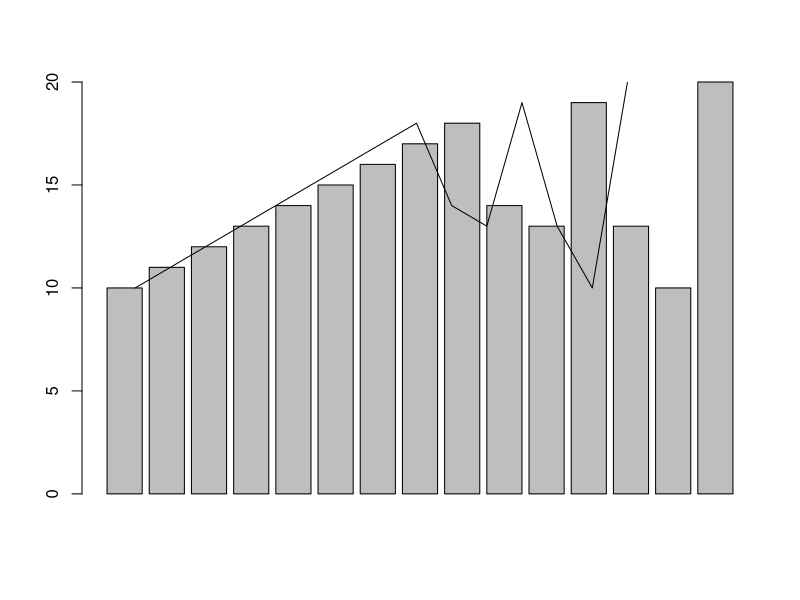
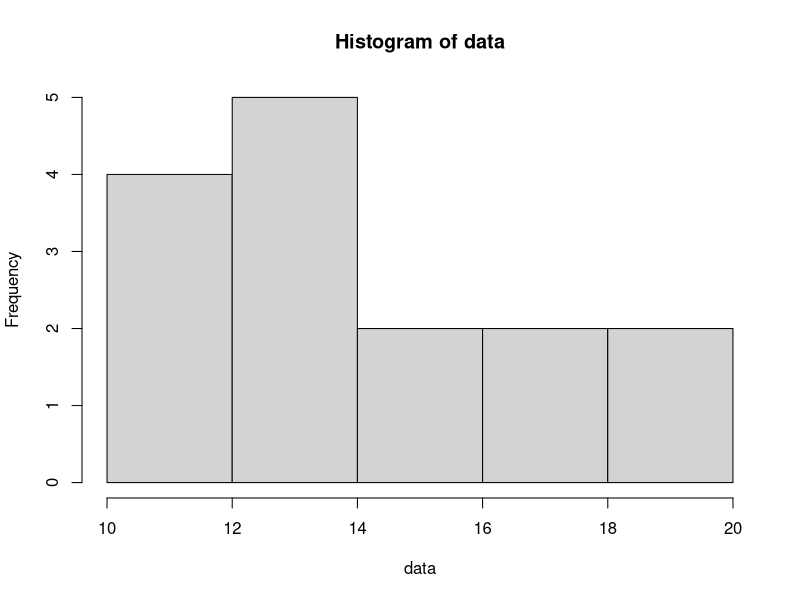
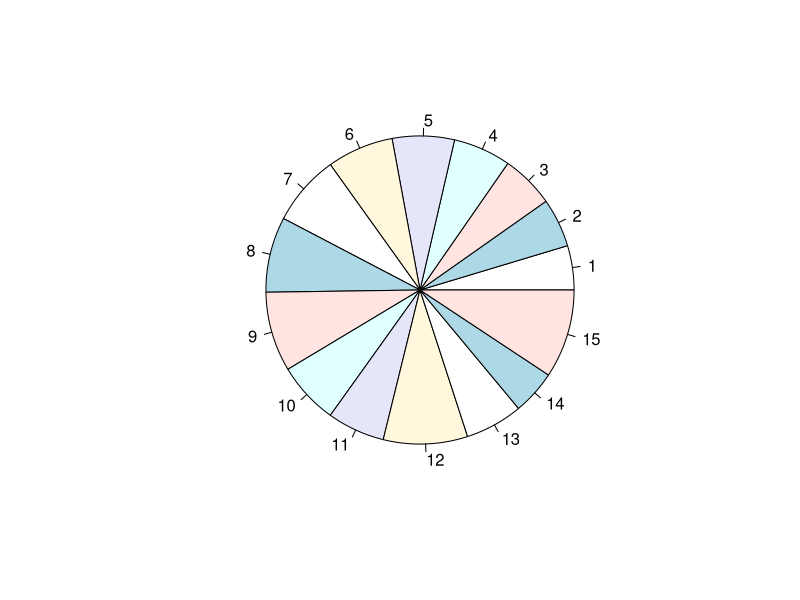
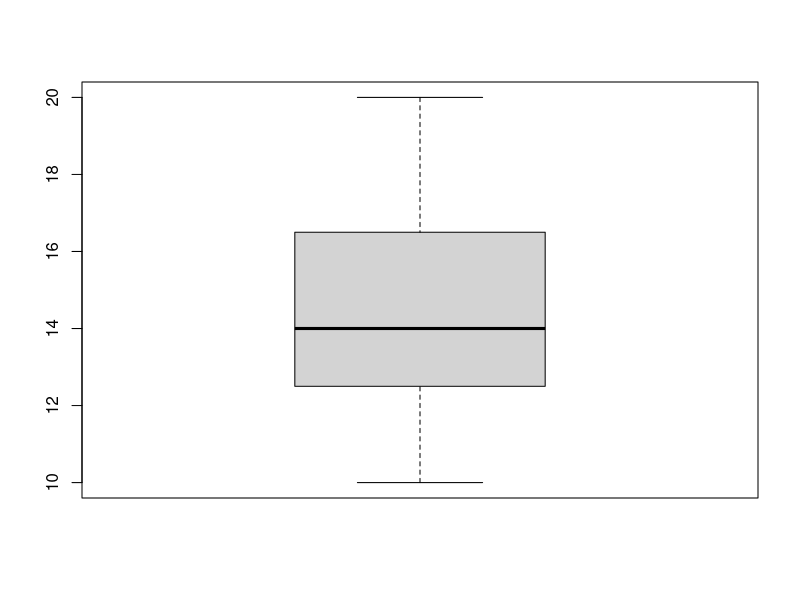
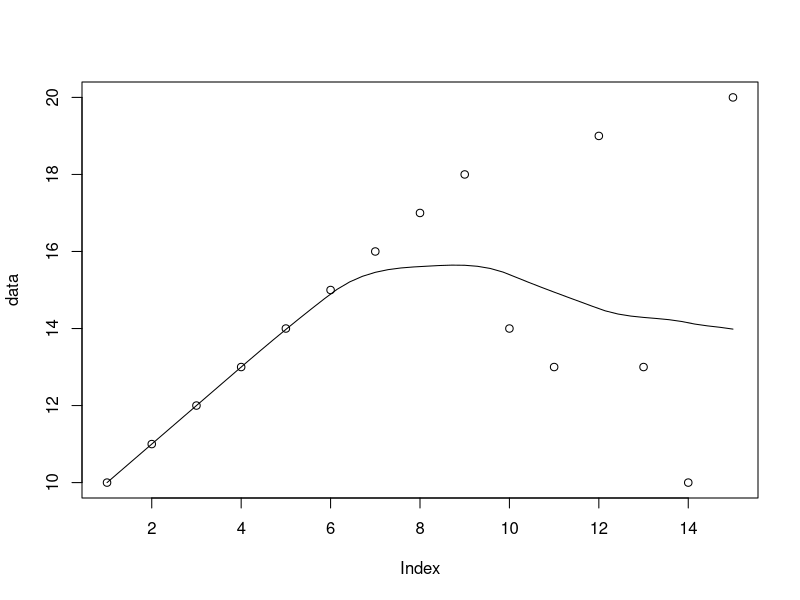

These charts were generated, in order, by the following R code:
data <-c(10,11,12,13,14,15,16,17,18,14,13,19,13,10,20)
print("dataset")
print(data)
mean<-mean(data)
print(paste("mean =",mean))
median<-median(data)
print(paste("median=",median))
mode<-function(x){
  uniq<-unique(x)
  uniq[which.max(tabulate(match(x,uniq)))]
}
mode_v<-mode(data)
print(paste("mode=",mode_v))
max<-max(data)
print(paste("max->",max))
min<-min(data)
print(paste("min->",min))
variance<-var(data)
print(paste("var=",variance))
sd<-sd(data)
print(paste("std=",sd))
summary(data)
barplot(data)
line(data)
lines(data)
hist(data)
pie(data)
boxplot(data)
scatter.smooth(data)
